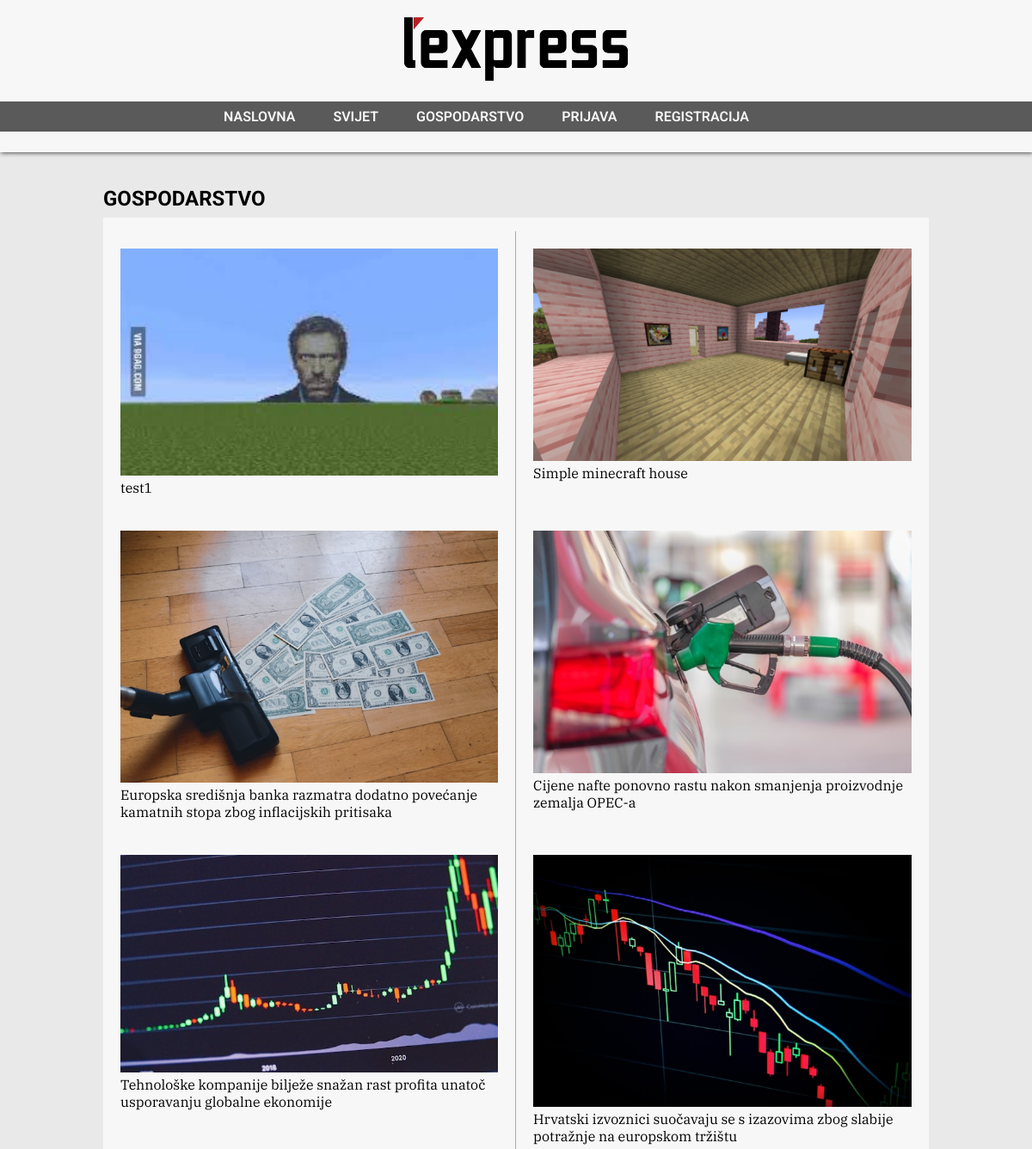
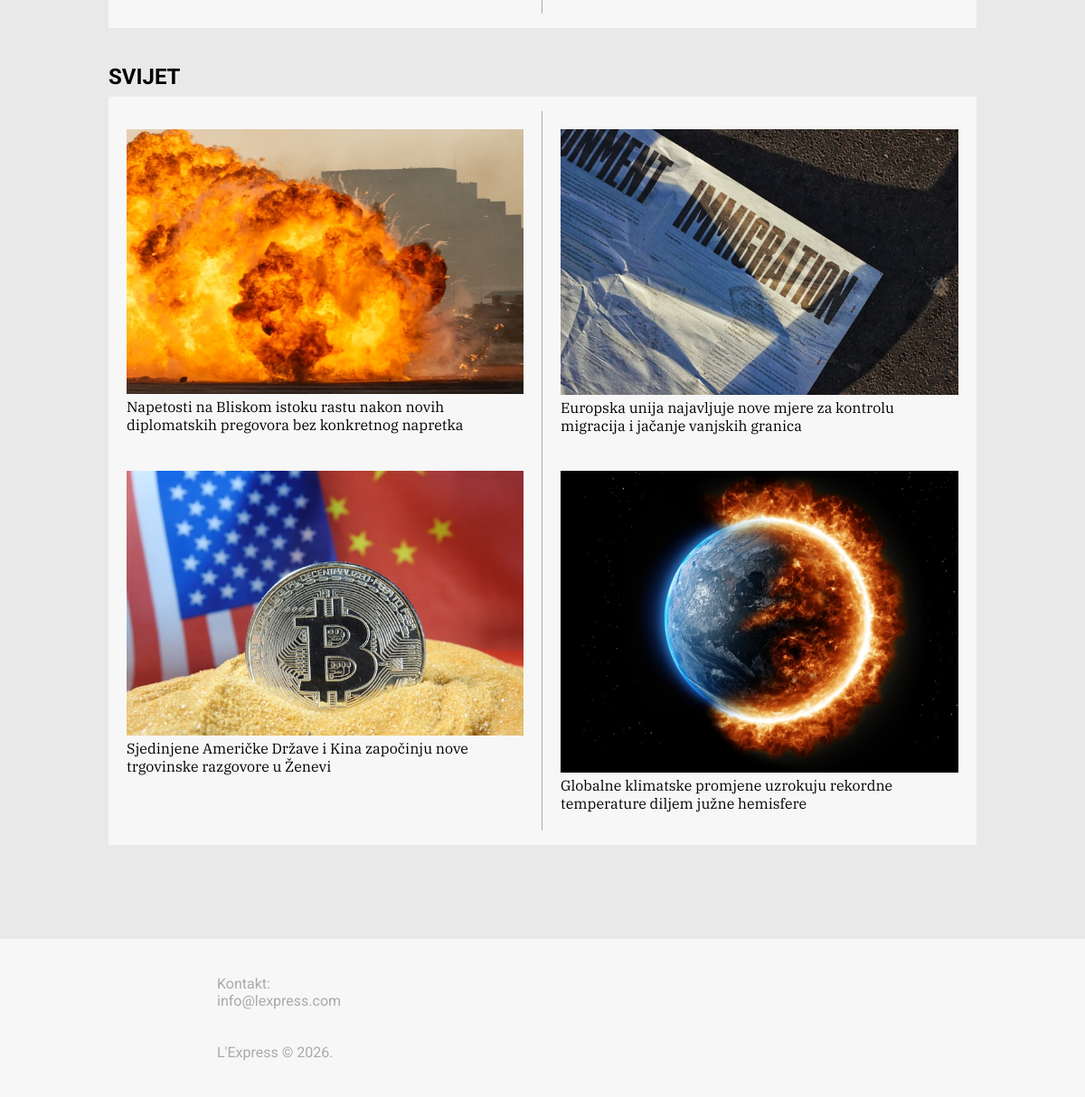
Screenshot of /Projekt/index.php with the database file from the repository (2 pictures, top to bottom).
### tables this page shows
CREATE TABLE `kategorija` (
  `kategorija_id` int(11) NOT NULL,
  `naziv` varchar(100) NOT NULL
);

CREATE TABLE `vijest` (
  `vijest_id` int(11) NOT NULL,
  `naslov` varchar(255) NOT NULL,
  `sadrzaj` text NOT NULL,
  `datum_objave` timestamp NOT NULL DEFAULT current_timestamp(),
  `kategorija_id` int(11) NOT NULL,
  `autor_id` int(11) NOT NULL
);

### Projekt/index.php (the view)
<?php
include "konekcija.php";
include "funkcije.php";
include "header.php";
if(isset($_GET['kategorija'])) {
    $kategorija=trim($_GET['kategorija']);
    $sql="SELECT * FROM kategorija WHERE naziv=:kat";
    $stmt=$pdo->prepare($sql);
    $stmt->execute([
        'kat' => $kategorija
    ]);
} else {
    $sql="SELECT * FROM kategorija;";
    $stmt=$pdo->prepare($sql);
    $stmt->execute();
}
$kategorije=$stmt->fetchAll(PDO::FETCH_ASSOC);
?>
<main>
    <?php
        foreach($kategorije as $kategorija){
            $sql="SELECT * FROM vijest WHERE kategorija_id = :kategorija";
            $stmt=$pdo->prepare($sql);
            $stmt->execute([
                'kategorija' => $kategorija['kategorija_id']
            ]);
            if(!$vijesti=$stmt->fetchAll(PDO::FETCH_ASSOC)) {
                continue;
            }
            echo "
            <h2>
                {$kategorija['naziv']}
            </h2>
            <div>
            ";
            foreach($vijesti as $vijest) {
                if($vijest['kategorija_id']==$kategorija['kategorija_id']) {
                    echo "
                    <a href='clanak.php?clanak={$vijest['vijest_id']}' class='clanak'>
                        <div>
                            <img src='slike/vijesti/{$vijest['vijest_id']}.png'>
                            <p>
                                {$vijest['naslov']}
                            </p>
                        </div>
                    </a>
                    ";
                }
            }
            echo "</div>";
        }
    ?>
</main>
<?php
include "footer.php";
?>

### Projekt/header.php (shortened to what this page needs)
<!DOCTYPE html>
<html lang="en">
<head>
    <link rel="stylesheet" type="text/css" href="stil/stil.css">
    <link rel="stylesheet" href="https://cdn.ckeditor.com/ckeditor5/48.2.0/ckeditor5.css">
</head>
<body>
<header>
    <a href="index.php"><img src="slike/logo.png" alt="Logo"></a><br>
    <nav>
        <ul>
            <li>
                <a href="index.php">Naslovna</a>
            </li>
            <li>
                <a href="index.php?kategorija=svijet">Svijet</a>
            </li>
            <li>
                <a href="index.php?kategorija=gospodarstvo">Gospodarstvo</a>
            </li>
            <?php
            if($_SESSION['prijavljen']) {
                echo "
                <li>
                    <a href='profil.php'>Profil</a>
                </li>
                <li>
                    <a href='odjava.php'>Odjava</a>
                </li>
                ";
            } else {
                echo "
                <li>
                    <a href='prijava.php'>Prijava</a>
                </li>
                <li>
                    <a href='registracija.php'>Registracija</a>
                </li>
                ";
            }
            ?>
        </ul>
    </nav>
</header>

### Projekt/footer.php (shortened to what this page needs)
<footer>
    <div>
        Kontakt:<br>
        info@lexpress.com
    </div><br><br>
L'Express &copy 2026.
</footer>
</html>

### Projekt/stil/stil.css (style rules this page uses)
:root { --bg: #e9e9e9; --bgLight: #f7f7f7; --nav: #5a5a5a; --fontDark: #5a5a5a; --fontLight: #f7f7f7; --fontSoft: #aaaaaa; --accent: #b62025; --serif: "IBM Plex Serif", Georgia, serif; }
* { box-sizing: border-box; margin: 0; padding: 0; }
body { font-family: Roboto, Arial, Helvetica, sans-serif; background-color: var(--bg); }
footer { width: 100%; padding: 5vh 20%; background-color: var(--bg); color: var(--fontSoft); background-color: var(--bgLight); margin-top: 4vh; }
@media screen and (max-width: 1300px) { main { padding: 4vh 10%; } }

### rows the page displays
kategorija: naziv "GOSPODARSTVO"
vijest: vijest_id (picture), naslov "test1"
vijest: vijest_id (picture), naslov "Simple minecraft house"
vijest: vijest_id (picture), naslov "Europska središnja banka razmatra dodatno povećanje kamatnih stopa zbog inflacijskih pritisaka"
vijest: vijest_id (picture), naslov "Cijene nafte ponovno rastu nakon smanjenja proizvodnje zemalja OPEC-a"
vijest: vijest_id (picture), naslov "Tehnološke kompanije bilježe snažan rast profita unatoč usporavanju globalne ekonomije"
vijest: vijest_id (picture), naslov "Hrvatski izvoznici suočavaju se s izazovima zbog slabije potražnje na europskom tržištu"
kategorija: naziv "SVIJET"
vijest: vijest_id (picture), naslov "Napetosti na Bliskom istoku rastu nakon novih diplomatskih pregovora bez konkretnog napretka"
vijest: vijest_id (picture), naslov "Europska unija najavljuje nove mjere za kontrolu migracija i jačanje vanjskih granica"
vijest: vijest_id (picture), naslov "Sjedinjene Američke Države i Kina započinju nove trgovinske razgovore u Ženevi"
vijest: vijest_id (picture), naslov "Globalne klimatske promjene uzrokuju rekordne temperature diljem južne hemisfere"
